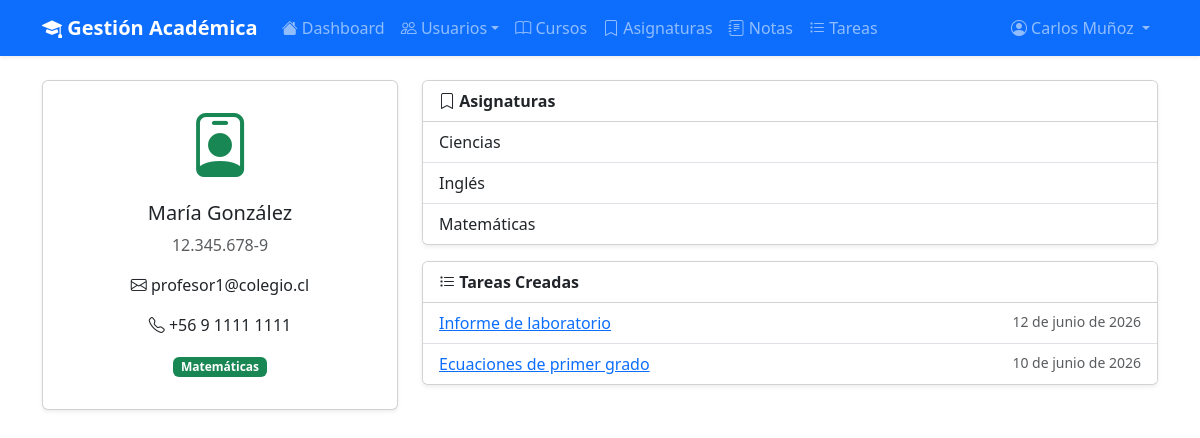
/accounts/teachers/2/ (signed in), run on the app's committed database.
### accounts/models.py (models this page shows, shortened)
class Teacher(models.Model):
    user = models.OneToOneField(User, on_delete=models.CASCADE, primary_key=True)
    rut = models.CharField("RUT", max_length=12, unique=True)
    telefono = models.CharField("Teléfono", max_length=15, blank=True)
    fecha_contrato = models.DateField("Fecha de contrato")
    especialidad = models.CharField("Especialidad", max_length=100, blank=True)
    class Meta:
        verbose_name = "Profesor"
        verbose_name_plural = "Profesores"

### academics/models.py (models this page shows, shortened)
class Subject(models.Model):
    nombre = models.CharField("Nombre", max_length=100)
    codigo = models.CharField("Código", max_length=10, unique=True)
    descripcion = models.TextField("Descripción", blank=True)
    profesores = models.ManyToManyField("accounts.Teacher", related_name="subjects", blank=True)
    cursos = models.ManyToManyField(Course, related_name="subjects", blank=True)
    class Meta:
        verbose_name = "Asignatura"
        verbose_name_plural = "Asignaturas"
        ordering = ["nombre"]

### tasks_app/models.py (models this page shows, shortened)
class Task(models.Model):
    titulo = models.CharField("Título", max_length=200)
    descripcion = models.TextField("Descripción")
    subject = models.ForeignKey("academics.Subject", on_delete=models.CASCADE, related_name="tasks")
    teacher = models.ForeignKey("accounts.Teacher", on_delete=models.CASCADE, related_name="tasks")
    course = models.ForeignKey("academics.Course", on_delete=models.CASCADE, related_name="tasks")
    fecha_creacion = models.DateTimeField("Fecha de creación", auto_now_add=True)
    fecha_entrega = models.DateField("Fecha de entrega")
    archivo = models.FileField("Archivo adjunto", upload_to="tasks/", blank=True, null=True)
    class Meta:
        verbose_name = "Tarea"
        verbose_name_plural = "Tareas"
        ordering = ["-fecha_entrega"]

### accounts/views.py (the view)
# urls.py: path("teachers/<int:pk>/", views.TeacherDetailView.as_view(), name="teacher_detail"),
class TeacherDetailView(LoginRequiredMixin, DetailView):
    model = Teacher
    template_name = "accounts/teacher_detail.html"
    context_object_name = "teacher"
    def get_object(self, queryset=None):
        pk = self.kwargs.get("pk")
        if pk:
            return Teacher.objects.get(pk=pk)
        return self.request.user.teacher

### accounts/context_processors.py (called while the page is built)
def user_role(request):
    if not request.user.is_authenticated:
        return {"role": None}
    if hasattr(request.user, "student"):
        return {"role": "student"}
    if hasattr(request.user, "teacher"):
        return {"role": "teacher"}
    if hasattr(request.user, "adminprofile") or request.user.is_superuser:
        return {"role": "admin"}
    return {"role": None}

### accounts/templates/accounts/teacher_detail.html (shortened to what this page needs)
{% extends "base.html" %}
{% block content %}
<div class="row">
    <div class="col-md-4">
        <div class="card shadow-sm">
            <div class="card-body text-center">
                <i class="bi bi-person-badge text-success" style="font-size: 4rem;"></i>
                <h5 class="mt-2">{{ teacher.user.get_full_name }}</h5>
                <p class="text-muted">{{ teacher.rut }}</p>
                <p><i class="bi bi-envelope"></i> {{ teacher.user.email|default:"—" }}</p>
                <p><i class="bi bi-telephone"></i> {{ teacher.telefono|default:"—" }}</p>
                <p><span class="badge bg-success">{{ teacher.especialidad|default:"Sin especialidad" }}</span></p>
            </div>
        </div>
    </div>
    <div class="col-md-8">
        <div class="card shadow-sm mb-3">
            <div class="card-header bg-white fw-bold"><i class="bi bi-bookmark"></i> Asignaturas</div>
            <ul class="list-group list-group-flush">
                {% for s in teacher.subjects.all %}
                <li class="list-group-item">{{ s.nombre }}</li>
                {% empty %}<li class="list-group-item text-muted">Sin asignaturas</li>{% endfor %}
            </ul>
        </div>
        <div class="card shadow-sm">
            <div class="card-header bg-white fw-bold"><i class="bi bi-list-task"></i> Tareas Creadas</div>
            <ul class="list-group list-group-flush">
                {% for t in teacher.tasks.all %}
                <li class="list-group-item d-flex justify-content-between">
                    <a href="{% url 'tasks_app:task_detail' t.pk %}">{{ t.titulo }}</a>
                    <small class="text-muted">{{ t.fecha_entrega }}</small>
                </li>
                {% empty %}<li class="list-group-item text-muted">Sin tareas</li>{% endfor %}
            </ul>
        </div>
    </div>
</div>
{% endblock %}

### templates/base.html (shortened to what this page needs)
<!DOCTYPE html>
<html lang="es">
<head>
    <link href="https://cdn.jsdelivr.net/npm/bootstrap@5.3.3/dist/css/bootstrap.min.css" rel="stylesheet">
    <link rel="stylesheet" href="https://cdn.jsdelivr.net/npm/bootstrap-icons@1.11.3/font/bootstrap-icons.min.css">
</head>
<body>
    {% if user.is_authenticated %}
    <nav class="navbar navbar-expand-lg navbar-dark bg-primary shadow-sm">
        <div class="container">
            <a class="navbar-brand fw-bold" href="{% url 'dashboard' %}">
                <i class="bi bi-mortarboard-fill"></i> Gestión Académica
            </a>
            <div class="collapse navbar-collapse" id="navbarNav">
                <ul class="navbar-nav me-auto">
                    <li class="nav-item"><a class="nav-link" href="{% url 'dashboard' %}"><i class="bi bi-house-fill"></i> Dashboard</a></li>
                    {% if role == 'student' %}
                        <li class="nav-item"><a class="nav-link" href="{% url 'academics:grade_list' %}"><i class="bi bi-journal-text"></i> Mis Notas</a></li>
                        <li class="nav-item"><a class="nav-link" href="{% url 'tasks_app:task_list' %}"><i class="bi bi-list-task"></i> Tareas</a></li>
                        <li class="nav-item"><a class="nav-link" href="{% url 'academics:attendance_list' %}"><i class="bi bi-calendar-check"></i> Asistencia</a></li>
                    {% elif role == 'admin' %}
                        <li class="nav-item dropdown">
                            <a class="nav-link dropdown-toggle" href="#" data-bs-toggle="dropdown"><i class="bi bi-people"></i> Usuarios</a>
                        </li>
                        <li class="nav-item"><a class="nav-link" href="{% url 'academics:course_list' %}"><i class="bi bi-book"></i> Cursos</a></li>
                        <li class="nav-item"><a class="nav-link" href="{% url 'academics:subject_list' %}"><i class="bi bi-bookmark"></i> Asignaturas</a></li>
                        <li class="nav-item"><a class="nav-link" href="{% url 'academics:grade_list' %}"><i class="bi bi-journal-text"></i> Notas</a></li>
                        <li class="nav-item"><a class="nav-link" href="{% url 'tasks_app:task_list' %}"><i class="bi bi-list-task"></i> Tareas</a></li>
                    {% endif %}
                </ul>
                <ul class="navbar-nav">
                    <li class="nav-item dropdown">
                        <a class="nav-link dropdown-toggle" href="#" data-bs-toggle="dropdown">
                            <i class="bi bi-person-circle"></i> {{ user.get_full_name|default:user.username }}
                        </a>
                    </li>
                </ul>
            </div>
        </div>
    </nav>
    {% endif %}
    <div class="container mt-4">
        {% block content %}{% endblock %}
    </div>
</body>
</html>

### data on the page
Teacher: user.get_full_name "María González", rut "12.345.678-9", user.email "profesor1@colegio.cl", telefono "+56 9 1111 1111", especialidad "Matemáticas"
Subject: nombre "Ciencias"
Subject: nombre "Inglés"
Subject: nombre "Matemáticas"
Task: titulo "Informe de laboratorio", fecha_entrega "12 de junio de 2026"
Task: titulo "Ecuaciones de primer grado", fecha_entrega "10 de junio de 2026"

### other printed values
{{ user.get_full_name|default:user.username }} "Carlos Muñoz"
